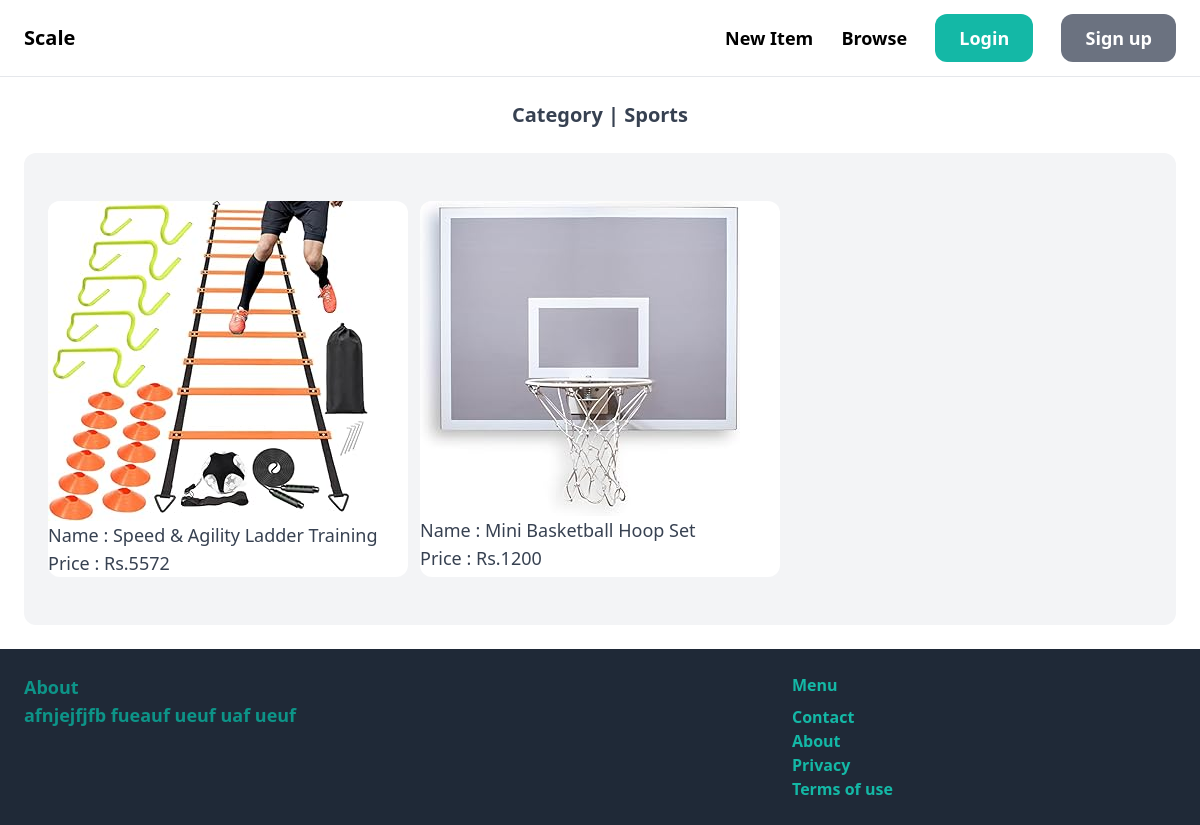
Page /items/1 on the committed database.
### item/models.py (models this page shows, shortened)
class Category(models.Model):
    name = models.CharField(max_length=64)
    image = models.ImageField(upload_to="category_imagesScalae", null=True)
    class Meta:
        ordering = ('name',)
        verbose_name_plural = "Categories"

class Item(models.Model):
    category = models.ForeignKey(Category, related_name="items", on_delete=models.CASCADE)
    itemname = models.CharField(max_length=64)
    description = models.TextField(blank=True, null=True)
    manufacturer = models.CharField(max_length = 64)
    price = models.IntegerField()
    image = models.ImageField(upload_to="item_images", null=True)
    is_sold = models.BooleanField(default = False)
    created_by = models.ForeignKey(User, related_name='items', on_delete=models.CASCADE)

### item/views.py (the view)
# urls.py: path("<int:pk>", views.category, name="category"),
def category(request, pk):
    category = get_object_or_404(Category, pk=pk)
    return render(request, "item/category.html",{
        "category":category,
        "items":category.items.all()
    })

### item/templates/item/category.html (shortened to what this page needs)
{% extends "core/layout.html" %}
{% block body %}
<h1 class="text-xl font-semibold text-center text-gray-700">Category | {{category.name}}</h1>
<div class="mt-6 px-6 py-12 rounded-xl bg-gray-100">
    <div class="grid grid-cols-3 gap-3">
        {% for item in items %}
                <div class="bg-white rounded-xl">
                    <a href="{% url 'item:details' item.id %}">
                        <div>
                        <img src="{{ item.image.url }}" class="rounded-t-xl">
                        </div>
                        <div>
                            <p class="text-lg text-gray-700">Name : {{item.itemname}}</p>
                            <p class="text-lg text-gray-700 rounded-b-xl"> Price : Rs.{{item.price}}</p>
                        </div>
                    </a>
                </div>
        {% endfor %}
    </div>
</div>
{% endblock %}

### core/templates/core/layout.html (style rules this page uses)
body { background-color: white; }

### rows in the picture
Category: name "Sports"
Item: image (picture), itemname "Speed & Agility Ladder Training", price "5572"
Item: image (picture), itemname "Mini Basketball Hoop Set", price "1200"
